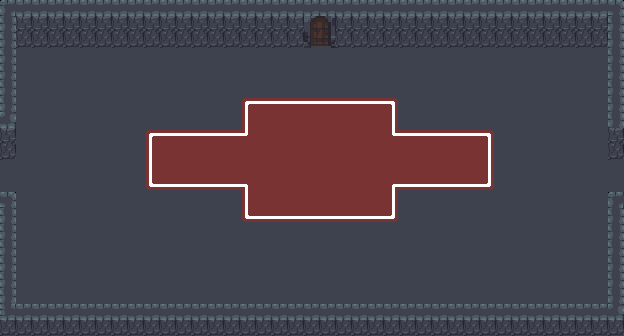

Below is a game level as drawn by its tile map, then a one-line description and the .tmx file that defines it, in full:
An orthogonal 39x21 tile map with 16x16 px tiles, 2 tile layers (Background, Decoration), 2 tilesets and 10 objects.

<map version="1.9" tiledversion="1.9.2" orientation="orthogonal" renderorder="right-down" width="39" height="21" tilewidth="16" tileheight="16" infinite="0" nextlayerid="7" nextobjectid="20">
 <tileset firstgid="1" name="improved_dungeon" tilewidth="16" tileheight="16" tilecount="304" columns="19">
  <image source="improved_dungeon.png" width="304" height="256" />
 </tileset>
 <tileset firstgid="305" name="improved_dungeon" tilewidth="16" tileheight="16" tilecount="304" columns="19">
  <image source="improved_dungeon.png" width="304" height="256" />
 </tileset>
 <layer id="1" name="Background" width="39" height="21">
  <data encoding="csv">
441,435,435,435,435,435,435,435,435,435,435,435,435,435,435,435,435,435,435,435,435,435,435,435,435,435,435,435,435,435,435,435,435,435,435,435,435,435,443,
460,498,498,498,498,498,498,498,498,498,498,498,498,498,498,498,498,498,498,520,521,498,498,498,498,498,498,498,498,498,498,498,498,498,498,498,498,498,462,
460,517,517,517,517,517,517,517,517,517,517,517,517,517,517,517,517,517,517,539,540,517,517,517,517,517,517,517,517,517,517,517,517,517,517,517,517,517,462,
460,345,345,345,345,345,345,345,345,345,345,345,345,345,345,345,345,345,345,345,345,345,345,345,345,345,345,345,345,345,345,345,345,345,345,345,345,345,462,
460,345,345,345,345,345,345,345,345,345,345,345,345,345,345,345,345,345,345,345,345,345,345,345,345,345,345,345,345,345,345,345,345,345,345,345,345,364,462,
460,345,345,345,345,345,345,345,345,345,345,345,345,345,345,345,345,345,345,345,345,345,345,345,345,345,345,345,345,345,345,345,345,345,345,345,345,364,462,
460,345,345,345,345,345,345,345,345,345,346,345,345,345,345,486,487,487,487,487,487,487,487,487,488,345,345,345,345,345,345,345,345,345,345,345,364,364,462,
481,345,345,345,345,345,345,345,345,345,345,345,345,345,345,505,527,527,527,527,527,527,527,527,507,345,345,345,345,345,345,345,345,345,345,345,364,345,462,
498,345,345,345,345,345,345,345,345,486,487,487,487,487,487,529,527,527,527,527,527,527,527,527,528,2147483831,2147483831,2147483831,2147483831,2147483831,2147483830,345,345,345,345,345,364,345,498,
517,345,345,345,345,345,345,345,345,505,527,527,527,527,527,527,527,527,527,527,527,527,527,527,2147483871,2147483871,2147483871,2147483871,2147483871,2147483871,2147483849,345,345,345,345,345,345,345,517,
345,345,345,345,345,345,345,345,345,505,527,527,527,527,527,527,527,527,527,527,527,527,527,527,2147483871,2147483871,2147483871,2147483871,2147483871,2147483871,2147483849,345,345,345,345,345,345,345,345,
345,345,345,345,345,345,345,345,345,524,525,525,525,525,525,510,527,527,527,527,527,527,527,527,509,2147483869,2147483869,2147483869,2147483869,2147483869,2147483868,345,345,345,345,345,345,345,345,
443,345,345,345,345,345,345,345,345,345,345,345,345,345,345,505,527,527,527,527,527,527,527,527,507,345,345,345,345,345,345,345,345,345,345,345,345,345,441,
460,345,345,345,345,345,345,345,345,345,345,345,345,345,345,524,525,525,525,525,525,525,525,525,526,345,345,345,345,345,345,345,345,345,345,345,345,345,462,
460,345,345,345,345,345,345,345,345,345,345,345,345,345,345,345,345,345,345,345,345,345,345,345,345,345,345,345,345,345,345,345,345,345,345,345,345,345,462,
460,345,345,345,345,345,345,345,345,345,345,345,345,345,345,345,345,345,345,345,345,345,345,345,345,345,345,345,345,345,345,345,345,345,345,345,345,345,462,
460,345,345,345,345,345,345,345,345,345,345,345,345,345,345,345,345,345,345,345,345,345,345,345,345,345,345,345,345,345,345,345,345,345,345,345,345,345,462,
460,345,345,345,345,345,345,345,345,345,345,345,345,345,345,345,345,345,345,345,345,345,345,345,345,345,345,345,345,345,345,345,345,345,345,345,345,345,462,
460,345,345,345,345,345,345,345,345,345,345,345,345,345,345,345,345,345,345,345,345,345,345,345,345,345,345,345,345,345,345,345,345,345,345,345,345,345,462,
479,480,480,480,480,480,480,480,480,480,480,480,480,480,480,480,480,480,480,480,480,480,480,480,480,480,480,480,480,480,480,480,480,480,480,480,480,480,481,
517,517,517,517,517,517,517,517,517,517,517,517,517,517,517,517,517,517,517,517,517,517,517,517,517,517,517,517,517,517,517,517,517,517,517,517,517,517,517
</data>
 </layer>
 <layer id="2" name="Decoration" width="39" height="21">
  <data encoding="csv">
0,0,0,0,0,0,0,0,0,0,0,0,0,0,0,0,0,0,0,0,0,0,0,0,0,0,0,0,0,0,0,0,0,0,0,0,0,0,0,
0,0,0,0,0,0,0,0,0,0,0,0,0,0,0,0,0,0,0,0,0,0,0,0,0,0,0,0,0,0,0,0,0,0,0,0,0,0,0,
0,0,0,0,0,0,0,0,0,0,0,0,0,0,0,0,0,0,0,0,0,0,0,0,0,0,0,0,0,0,0,0,0,0,0,0,0,0,0,
0,0,0,0,0,0,0,0,0,0,0,0,0,0,0,0,0,0,0,0,0,0,0,0,0,0,0,0,0,0,0,0,0,0,0,0,0,0,0,
0,0,0,0,0,0,0,0,0,0,0,0,0,0,0,0,0,0,0,0,0,0,0,0,0,0,0,0,0,0,0,0,0,0,0,0,0,0,0,
0,0,0,0,0,0,0,0,0,0,0,0,0,0,0,0,0,0,0,0,0,0,0,0,0,0,0,0,0,0,0,0,0,0,0,0,0,0,0,
0,0,0,0,0,0,0,0,0,0,0,0,0,0,0,0,0,0,0,0,0,0,0,0,0,0,0,0,0,0,0,0,0,0,0,0,0,0,0,
0,0,0,0,0,0,0,0,0,0,0,0,0,0,0,0,0,0,0,0,0,0,0,0,0,0,0,0,0,0,0,0,0,0,0,0,0,0,0,
0,0,0,0,0,0,0,0,0,0,0,0,0,0,0,0,0,0,0,0,0,0,0,0,0,0,0,0,0,0,0,0,0,0,0,0,0,0,0,
0,0,0,0,0,0,0,0,0,0,0,0,0,0,0,0,0,0,0,0,0,0,0,0,0,0,0,0,0,0,0,0,0,0,0,0,0,0,0,
0,0,0,0,0,0,0,0,0,0,0,0,0,0,0,0,0,0,0,0,0,0,0,0,0,0,0,0,0,0,0,0,0,0,0,0,0,0,0,
0,0,0,0,0,0,0,0,0,0,0,0,0,0,0,0,0,0,0,0,0,0,0,0,0,0,0,0,0,0,0,0,0,0,0,0,0,0,0,
0,0,0,0,0,0,0,0,0,0,0,0,0,0,0,0,0,0,0,0,0,0,0,0,0,0,0,0,0,0,0,0,0,0,0,0,0,0,0,
0,0,0,0,0,0,0,0,0,0,0,0,0,0,0,0,0,0,0,0,0,0,0,0,0,0,0,0,0,0,0,0,0,0,0,0,0,0,0,
0,0,0,0,0,0,0,0,0,0,0,0,0,0,0,0,0,0,0,0,0,0,0,0,0,0,0,0,0,0,0,0,0,0,0,0,0,0,0,
0,0,0,0,0,0,0,0,0,0,0,0,0,0,0,0,0,0,0,0,0,0,0,0,0,0,0,0,0,0,0,0,0,0,0,0,0,0,0,
0,0,0,0,0,0,0,0,0,0,0,0,0,0,0,0,0,0,0,0,0,0,0,0,0,0,0,0,0,0,0,0,0,0,0,0,0,0,0,
0,0,0,0,0,0,0,0,0,0,0,0,0,0,0,0,0,0,0,0,0,0,0,0,0,0,0,0,0,0,0,0,0,0,0,0,0,0,0,
0,0,0,0,0,0,0,0,0,0,0,0,0,0,0,0,0,0,0,0,0,0,0,0,0,0,0,0,0,0,0,0,0,0,0,0,0,0,0,
0,0,0,0,0,0,0,0,0,0,0,0,0,0,0,0,0,0,0,0,0,0,0,0,0,0,0,0,0,0,0,0,0,0,0,0,0,0,0,
0,0,0,0,0,0,0,0,0,0,0,0,0,0,0,0,0,0,0,0,0,0,0,0,0,0,0,0,0,0,0,0,0,0,0,0,0,0,0
</data>
 </layer>
 <objectgroup id="4" name="Collisions">
  <object id="8" x="0" y="0" width="304" height="48" />
  <object id="10" x="336" y="0" width="288" height="48" />
  <object id="12" x="608" y="48" width="16" height="80" />
  <object id="13" x="608" y="192" width="16" height="128" />
  <object id="14" x="0" y="304" width="608" height="16" />
  <object id="15" x="0" y="192" width="16" height="112" />
  <object id="16" x="0" y="48" width="16" height="80" />
 </objectgroup>
 <objectgroup id="5" name="Doors">
  <object id="17" x="304" y="0" width="32" height="48" />
  <object id="18" x="608" y="128" width="16" height="64" />
  <object id="19" x="0" y="128" width="16" height="64" />
 </objectgroup>
 <objectgroup id="6" name="Enemies" />
</map>